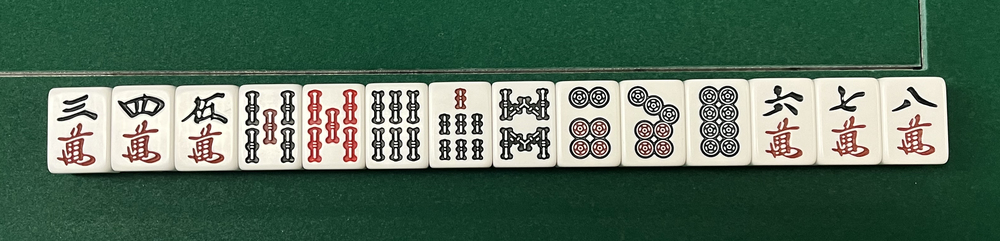
#> input picture data/winning_closed_hand_cropped.png, 1000 x 241 px, shrunk from 3188 x 769 before the run
$ python test5.py
#> lines starting #> are read from the running program, lines starting #| are printed output that depends on the picture
import numpy as np
import cv2

image_paths = ['./data/winning_closed_hand_cropped.png', './data/test_hand_1.png']
images = []
for image_path in image_paths:
    images.append(cv2.imread(image_path))

# reshape the image to a 2D array of pixels and 3 color values (RGB)
pixel_values = images[0].reshape((-1, 3))
# convert to float
pixel_values = np.float32(pixel_values)
# define stopping criteria
criteria = (cv2.TERM_CRITERIA_EPS + cv2.TERM_CRITERIA_MAX_ITER, 100, 0.2)

# number of clusters (K)
k = 5
_, labels, (centers) = cv2.kmeans(pixel_values, k, None, criteria, 10, cv2.KMEANS_RANDOM_CENTERS)
#> centers = [[224.1, 237.4, 240.8], [54.93, 78.59, 32.91], [78.67, 87.74, 113.8], [153.4, 164, 171.1], [31.47, 47.45, 18.21]]

# convert back to 8 bit values
centers = np.uint8(centers)
#> centers = [[224, 237, 240], [54, 78, 32], [78, 87, 113], [153, 163, 171], [31, 47, 18]]

# flatten the labels array
labels = labels.flatten()

segmented_image = centers[labels.flatten()]
segmented_image = segmented_image.reshape(images[0].shape)
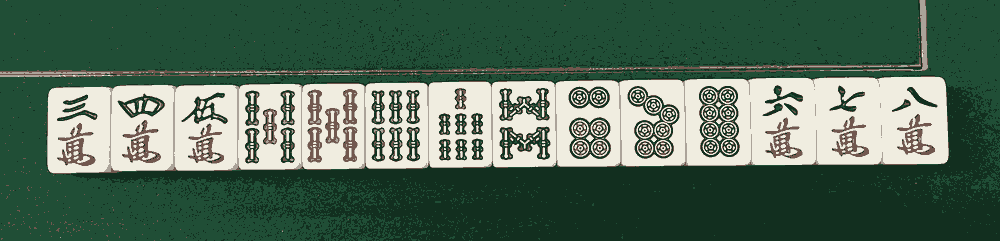
#> segmented_image: shape (241, 1000, 3); mean of channels 0, 1, 2 90.1, 108.2, 83; drawn as B, G, R

cv2.imshow('image', segmented_image)
cv2.waitKey(0)
